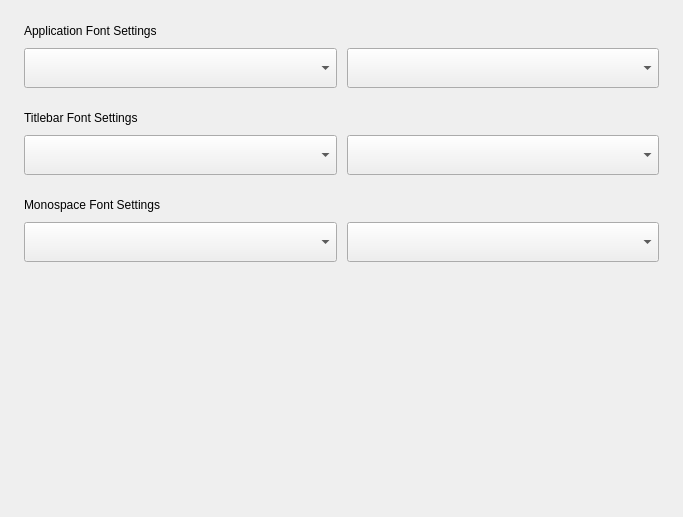
<?xml version="1.0" encoding="UTF-8"?>
<ui version="4.0">
 <class>Fonts</class>
 <widget class="QWidget" name="Fonts">
  <property name="geometry">
   <rect>
    <x>0</x>
    <y>0</y>
    <width>683</width>
    <height>517</height>
   </rect>
  </property>
  <property name="windowTitle">
   <string>Form</string>
  </property>
  <layout class="QVBoxLayout" name="verticalLayout_4">
   <property name="spacing">
    <number>24</number>
   </property>
   <property name="leftMargin">
    <number>24</number>
   </property>
   <property name="topMargin">
    <number>24</number>
   </property>
   <property name="rightMargin">
    <number>24</number>
   </property>
   <property name="bottomMargin">
    <number>40</number>
   </property>
   <item>
    <widget class="QWidget" name="widget_fonts" native="true">
     <layout class="QVBoxLayout" name="verticalLayout_6">
      <property name="spacing">
       <number>0</number>
      </property>
      <property name="leftMargin">
       <number>0</number>
      </property>
      <property name="topMargin">
       <number>0</number>
      </property>
      <property name="rightMargin">
       <number>0</number>
      </property>
      <property name="bottomMargin">
       <number>0</number>
      </property>
      <item>
       <layout class="QVBoxLayout" name="verticalLayout_5">
        <property name="spacing">
         <number>23</number>
        </property>
        <item>
         <widget class="QWidget" name="widget_2" native="true">
          <layout class="QVBoxLayout" name="verticalLayout">
           <property name="spacing">
            <number>10</number>
           </property>
           <property name="leftMargin">
            <number>0</number>
           </property>
           <property name="topMargin">
            <number>0</number>
           </property>
           <property name="rightMargin">
            <number>0</number>
           </property>
           <property name="bottomMargin">
            <number>0</number>
           </property>
           <item>
            <widget class="QLabel" name="lab_application_font">
             <property name="text">
              <string>Application Font Settings</string>
             </property>
            </widget>
           </item>
           <item>
            <layout class="QHBoxLayout" name="horizontalLayout">
             <property name="spacing">
              <number>10</number>
             </property>
             <item>
              <widget class="QComboBox" name="cbox_application_font_name">
               <property name="minimumSize">
                <size>
                 <width>0</width>
                 <height>40</height>
                </size>
               </property>
               <property name="maximumSize">
                <size>
                 <width>16777215</width>
                 <height>40</height>
                </size>
               </property>
               <property name="maxVisibleItems">
                <number>10</number>
               </property>
               <property name="sizeAdjustPolicy">
                <enum>QComboBox::AdjustToContents</enum>
               </property>
              </widget>
             </item>
             <item>
              <widget class="QComboBox" name="cbox_application_font_size">
               <property name="minimumSize">
                <size>
                 <width>0</width>
                 <height>40</height>
                </size>
               </property>
               <property name="maximumSize">
                <size>
                 <width>16777215</width>
                 <height>40</height>
                </size>
               </property>
               <property name="maxVisibleItems">
                <number>5</number>
               </property>
              </widget>
             </item>
            </layout>
           </item>
          </layout>
         </widget>
        </item>
        <item>
         <widget class="QWidget" name="widget_3" native="true">
          <layout class="QVBoxLayout" name="verticalLayout_2">
           <property name="spacing">
            <number>10</number>
           </property>
           <property name="leftMargin">
            <number>0</number>
           </property>
           <property name="topMargin">
            <number>0</number>
           </property>
           <property name="rightMargin">
            <number>0</number>
           </property>
           <property name="bottomMargin">
            <number>0</number>
           </property>
           <item>
            <widget class="QLabel" name="lab_titlebar_font">
             <property name="text">
              <string>Titlebar Font Settings</string>
             </property>
            </widget>
           </item>
           <item>
            <layout class="QHBoxLayout" name="horizontalLayout_2">
             <property name="spacing">
              <number>10</number>
             </property>
             <item>
              <widget class="QComboBox" name="cbox_titlebar_font_name">
               <property name="minimumSize">
                <size>
                 <width>0</width>
                 <height>40</height>
                </size>
               </property>
               <property name="maximumSize">
                <size>
                 <width>16777215</width>
                 <height>40</height>
                </size>
               </property>
              </widget>
             </item>
             <item>
              <widget class="QComboBox" name="cbox_titlebar_font_size">
               <property name="minimumSize">
                <size>
                 <width>0</width>
                 <height>40</height>
                </size>
               </property>
               <property name="maximumSize">
                <size>
                 <width>16777215</width>
                 <height>40</height>
                </size>
               </property>
               <property name="maxVisibleItems">
                <number>5</number>
               </property>
              </widget>
             </item>
            </layout>
           </item>
          </layout>
         </widget>
        </item>
        <item>
         <widget class="QWidget" name="widget_4" native="true">
          <layout class="QVBoxLayout" name="verticalLayout_3">
           <property name="spacing">
            <number>10</number>
           </property>
           <property name="leftMargin">
            <number>0</number>
           </property>
           <property name="topMargin">
            <number>0</number>
           </property>
           <property name="rightMargin">
            <number>0</number>
           </property>
           <property name="bottomMargin">
            <number>0</number>
           </property>
           <item>
            <widget class="QLabel" name="lab_monospace_font">
             <property name="text">
              <string>Monospace Font Settings</string>
             </property>
            </widget>
           </item>
           <item>
            <layout class="QHBoxLayout" name="horizontalLayout_3">
             <property name="spacing">
              <number>10</number>
             </property>
             <item>
              <widget class="QComboBox" name="cbox_monospace_font_name">
               <property name="minimumSize">
                <size>
                 <width>0</width>
                 <height>40</height>
                </size>
               </property>
               <property name="maximumSize">
                <size>
                 <width>16777215</width>
                 <height>40</height>
                </size>
               </property>
              </widget>
             </item>
             <item>
              <widget class="QComboBox" name="cbox_monospace_font_size">
               <property name="minimumSize">
                <size>
                 <width>0</width>
                 <height>40</height>
                </size>
               </property>
               <property name="maximumSize">
                <size>
                 <width>16777215</width>
                 <height>40</height>
                </size>
               </property>
               <property name="maxVisibleItems">
                <number>5</number>
               </property>
              </widget>
             </item>
            </layout>
           </item>
          </layout>
         </widget>
        </item>
        <item>
         <spacer name="verticalSpacer">
          <property name="orientation">
           <enum>Qt::Vertical</enum>
          </property>
          <property name="sizeHint" stdset="0">
           <size>
            <width>20</width>
            <height>212</height>
           </size>
          </property>
         </spacer>
        </item>
       </layout>
      </item>
     </layout>
    </widget>
   </item>
  </layout>
 </widget>
 <resources/>
 <connections/>
</ui>
